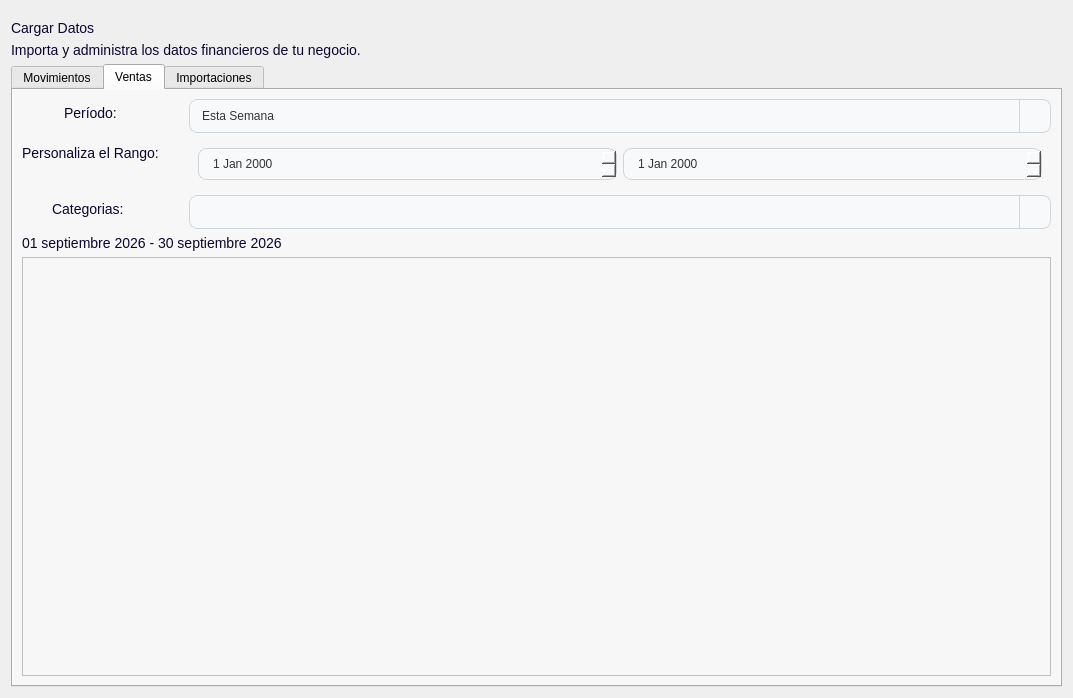
<?xml version="1.0" encoding="UTF-8"?>
<ui version="4.0">
 <class>Movimientos</class>
 <widget class="QWidget" name="Movimientos">
  <property name="geometry">
   <rect>
    <x>0</x>
    <y>0</y>
    <width>1073</width>
    <height>698</height>
   </rect>
  </property>
  <property name="windowTitle">
   <string>Form</string>
  </property>
  <property name="styleSheet">
   <string notr="true">QFrame[carta=&quot;Dashboard&quot;] {
    background-color: #FFFFFF;
    border: 1px solid #E4E0EA;
    border-radius: 12px;
}
#CargarDatos{
background-color:#f7f7f7;
}
QFrame{
background-color:#f7f7f7;
}

/*
-----------------------------------------------------------------------------------------------------
Textos
-----------------------------------------------------------------------------------------------------*/
QLabel{
background-color: transparent;
font-size: 14px;
color: #0E042F;
}
QLabel[texto=&quot;InputTexto&quot;]{
font-size: 16px;
font-weight: bold;
}
QLabel[texto=&quot;TituloPrincipal&quot;]{
font-size:22px;
font-weight:bold;
}
QLabel[texto=&quot;Valor&quot;]{
font-size:20px;
}
QLabel[texto=&quot;TituloSecundario&quot;]{
font-size:18px;
font-weight:bold;
}
QLabel[texto=&quot;Descripcion&quot;]{
font-size:16px;
color: #46315c;
}
QLabel[texto=&quot;Destacado&quot;]{
font-size:16px;
color: #0E042F;
font-weight: bold;
}


/*Botones*/
/* --- BOTÓN PRIMARIO --- */

QPushButton[boton=&quot;Primario&quot;] {
    border-radius: 10px;
    background-color: #5D38BB;
    font-weight: bold;
    color: #F7F7F7;
    font-size: 12pt;
    min-height: 40px;
    padding-left: 20px;
    padding-right: 20px;
	width: 200px;
}

QPushButton[boton=&quot;Primario&quot;]:hover {
    background-color: #744BCC;
}

QPushButton[boton=&quot;Primario&quot;]:pressed {
    background-color: #472A8F;
}

/* --- BOTÓN SECUNDARIO --- */

QPushButton[boton=&quot;Secundario&quot;] {
    border-radius: 10px;
    background-color: rgba(161, 147, 204, 0.7);
    font-weight: bold;
    color: #5D38BB;
    font-size: 18px;
    min-height: 40px;
	width: 250px;
}

QPushButton[boton=&quot;Secundario&quot;]:hover {
    background-color: rgba(161, 147, 204, 0.9);
}

QPushButton[boton=&quot;Secundario&quot;]:pressed {
    background-color: rgba(131, 117, 174, 0.9);
}
/* --- ESTILO DEL QCOMBOBOX --- */
/* --- ESTADO BASE --- */
QLineEdit, QDateEdit, QPlainTextEdit, QComboBox {
    background-color: #F8F9FA; 
    border: 1px solid #D1D5DB; 
    border-radius: 8px;     
    padding: 8px 12px;         
    color: #333333;          
}

/* --- CUANDO EL MOUSE ESTÁ ENCIMA (HOVER) --- */
QLineEdit:hover, QDateEdit:hover, QPlainTextEdit:hover, QComboBox:hover {
    border: 1px solid #9CA3AF;
    background-color: #F3F4F6;
}

/* --- CUANDO TIENE EL FOCO / SE ESTÁ ESCRIBIENDO (FOCUS) --- */
QLineEdit:focus, QDateEdit:focus, QPlainTextEdit:focus, QComboBox:focus {
    border: 2px solid #744bcc;
    background-color: #FFFFFF;
}

/* --- CUANDO EL CAMPO ESTÁ DESHABILITADO (DISABLED) --- */
QLineEdit:disabled, QDateEdit:disabled, QPlainTextEdit:disabled, QComboBox:disabled {
    background-color: #E5E7EB;
    color: #9CA3AF;
    border: 1px solid #D1D5DB;
}

/* --- ESTILO ESPECÍFICO PARA EL BOTÓN DE FLECHA EN QDATEEDIT --- */
QDateEdit::drop-down {
    subcontrol-origin: padding;
    subcontrol-position: top right;
    width: 20px;
    border-left-width: 1px;
    border-left-color: #D1D5DB;
    border-left-style: solid;
    border-top-right-radius: 8px;
    border-bottom-right-radius: 8px;
}

/* --- ESTILO DEL QCOMBOBOX --- */
QComboBox {
    background-color: #F8F9FA;
    border: 1px solid #D1D5DB;
    border-radius: 8px;
    padding: 8px 12px;
    padding-right: 30px;
    color: #333333;
}

QComboBox:hover {
    border: 1px solid #9CA3AF;
    background-color: #F3F4F6;
}

QComboBox:focus {
    border: 2px solid #744bcc;
    background-color: #FFFFFF;
}

QComboBox:disabled {
    background-color: #E5E7EB;
    color: #9CA3AF;
    border: 1px solid #D1D5DB;
}

/* --- BOTÓN DE DESPLEGAR --- */
QComboBox::drop-down {
    subcontrol-origin: padding;
    subcontrol-position: top right;
    width: 30px;
    border-left: 1px solid #D1D5DB;
    border-top-right-radius: 8px;
    border-bottom-right-radius: 8px;
}

/* --- FLECHA --- */
QComboBox::down-arrow {
    image: url(:/icons/chevron.svg);
    width: 12px;
    height: 12px;
}
/* --- LISTA DESPLEGABLE DEL QCOMBOBOX --- */
QComboBox QAbstractItemView {
    background-color: #FFFFFF;
    border: 1px solid #D1D5DB;
    border-radius: 8px;
    padding: 4px;
    color: #333333;
    selection-background-color: #744bcc;
    selection-color: #FFFFFF;
}

/* --- HOVER DE LOS ELEMENTOS DEL QCOMBOBOX --- */
QComboBox QAbstractItemView::item:hover {
    background-color: #F3F4F6;
    color: #333333;
}</string>
  </property>
  <layout class="QVBoxLayout" name="verticalLayout">
   <property name="topMargin">
    <number>20</number>
   </property>
   <item>
    <widget class="QLabel" name="lblTitulo">
     <property name="maximumSize">
      <size>
       <width>16777215</width>
       <height>50</height>
      </size>
     </property>
     <property name="text">
      <string>Cargar Datos</string>
     </property>
     <property name="texto" stdset="0">
      <string>TituloPrincipal</string>
     </property>
    </widget>
   </item>
   <item>
    <widget class="QLabel" name="lblDescripcion">
     <property name="maximumSize">
      <size>
       <width>16777215</width>
       <height>50</height>
      </size>
     </property>
     <property name="text">
      <string>Importa y administra los datos financieros de tu negocio.</string>
     </property>
     <property name="texto" stdset="0">
      <string>Descripcion</string>
     </property>
    </widget>
   </item>
   <item>
    <widget class="QTabWidget" name="tabWidget">
     <property name="accessibleName">
      <string>Movimientos</string>
     </property>
     <property name="styleSheet">
      <string notr="true">QTabWidget {
		background-color:#f7f7f7;
    }
QTabWidget::pane {
    border: none;
    background-color: #f7f7f7;
}
QTabWidget &gt; QWidget {
    background-color: #f7f7f7;
}
QTabBar::tab {
    background: #F1EFF6;
    color: #46315c;

    padding: 10px 28px;

    border: none;
    border-radius: 8px;

    margin-right: 6px;
	min-width: 50px; 
    font-family: &quot;Manrope&quot;;
    font-size: 14px;
    font-weight: 600;
}

QTabBar::tab:hover {
    background: #E8E5F0;
    color: #16094C;
}

QTabBar::tab:selected {
    background: #16094C;
    color: white;
}
/* 
-----------------------------------------------------------------------------------------------------
Tabla (Optimizado para QTableView)
-----------------------------------------------------------------------------------------------------
*/

QTableView {
    background-color: #FFFFFF;
    border: 1px solid #E4E0EA;
    border-radius: 10px;
    gridline-color: #EAE7EF;
    font-size: 14px;
    color: #0E042F;
    selection-background-color: #EEEAF5;
    selection-color: #0E042F;
}

/* Encabezados (Horizontal y Vertical) */
QTableView QHeaderView::section {
    background-color: #F5F3F8;
    color: #0E042F;
    font-size: 14px;
    font-weight: bold;
    border: none;
    border-bottom: 1px solid #E4E0EA;
    padding: 10px;
}

/* Forzar que el encabezado horizontal se alinee bien con el estilo */
QHeaderView {
    background-color: #F5F3F8;
    border-top-left-radius: 9px;
    border-top-right-radius: 9px;
}

/* Celdas individuales */
QTableView::item {
    padding: 8px;
    border: none;
}

/* Fila seleccionada */
QTableView::item:selected {
    background-color: #EEEAF5;
    color: #0E042F;
}

/* Esquina superior izquierda (intersección de encabezados) */
QTableView QTableCornerButton::section {
    background-color: #F5F3F8;
    border: none;
    border-top-left-radius: 9px;
}

/* --- SCROLLBAR VERTICAL --- */
QTableView QScrollBar:vertical {
    background-color: transparent;
    width: 8px;
    margin: 4px 2px 4px 2px;
}

QTableView QScrollBar::handle:vertical {
    background-color: #C9C1D5;
    border-radius: 4px;
    min-height: 30px;
}

/* Ocultar flechas del scrollbar */
QTableView QScrollBar::add-line:vertical,
QTableView QScrollBar::sub-line:vertical,
QTableView QScrollBar::add-page:vertical,
QTableView QScrollBar::sub-page:vertical {
    background: none;
    height: 0px;
}

/* --- SCROLLBAR HORIZONTAL (Opcional, para mantener coherencia visual) --- */
QTableView QScrollBar:horizontal {
    background-color: transparent;
    height: 8px;
    margin: 2px 4px 2px 4px;
}

QTableView QScrollBar::handle:horizontal {
    background-color: #C9C1D5;
    border-radius: 4px;
    min-width: 30px;
}

QTableView QScrollBar::add-line:horizontal,
QTableView QScrollBar::sub-line:horizontal,
QTableView QScrollBar::add-page:horizontal,
QTableView QScrollBar::sub-page:horizontal {
    background: none;
    width: 0px;
}</string>
     </property>
     <property name="currentIndex">
      <number>1</number>
     </property>
     <widget class="QWidget" name="Movimientos_2">
      <attribute name="title">
       <string>Movimientos</string>
      </attribute>
      <layout class="QVBoxLayout" name="verticalLayout_4">
       <item>
        <layout class="QFormLayout" name="formLayout">
         <property name="sizeConstraint">
          <enum>QLayout::SetDefaultConstraint</enum>
         </property>
         <property name="labelAlignment">
          <set>Qt::AlignCenter</set>
         </property>
         <property name="formAlignment">
          <set>Qt::AlignCenter</set>
         </property>
         <property name="horizontalSpacing">
          <number>30</number>
         </property>
         <property name="verticalSpacing">
          <number>0</number>
         </property>
         <item row="0" column="0">
          <widget class="QLabel" name="label_5">
           <property name="text">
            <string>Período:</string>
           </property>
           <property name="texto" stdset="0">
            <string>Destacado</string>
           </property>
          </widget>
         </item>
         <item row="0" column="1">
          <widget class="QComboBox" name="periodoMov">
           <item>
            <property name="text">
             <string>Esta Semana</string>
            </property>
           </item>
           <item>
            <property name="text">
             <string>Este Mes</string>
            </property>
           </item>
           <item>
            <property name="text">
             <string>Los Últimos 3 Meses</string>
            </property>
           </item>
           <item>
            <property name="text">
             <string>Último Año</string>
            </property>
           </item>
           <item>
            <property name="text">
             <string>Personalizado</string>
            </property>
           </item>
          </widget>
         </item>
         <item row="2" column="0">
          <widget class="QLabel" name="label">
           <property name="text">
            <string>Tipo de Movimiento:</string>
           </property>
           <property name="texto" stdset="0">
            <string>Destacado</string>
           </property>
          </widget>
         </item>
         <item row="2" column="1">
          <widget class="QComboBox" name="tipoMov"/>
         </item>
         <item row="3" column="0">
          <widget class="QLabel" name="label_2">
           <property name="text">
            <string>Buscar por Descripción:</string>
           </property>
           <property name="texto" stdset="0">
            <string>Destacado</string>
           </property>
          </widget>
         </item>
         <item row="3" column="1">
          <widget class="QPlainTextEdit" name="buscar">
           <property name="maximumSize">
            <size>
             <width>16777215</width>
             <height>50</height>
            </size>
           </property>
           <property name="placeholderText">
            <string>Busca por la Descripción...</string>
           </property>
          </widget>
         </item>
         <item row="1" column="0">
          <widget class="QLabel" name="lblPersonalizar">
           <property name="text">
            <string>Personaliza el Rango:</string>
           </property>
           <property name="texto" stdset="0">
            <string>Destacado</string>
           </property>
          </widget>
         </item>
         <item row="1" column="1">
          <widget class="QWidget" name="contenedorFechas" native="true">
           <property name="maximumSize">
            <size>
             <width>16777215</width>
             <height>50</height>
            </size>
           </property>
           <layout class="QHBoxLayout" name="horizontalLayout">
            <item>
             <widget class="QDateEdit" name="rangoInicio"/>
            </item>
            <item>
             <widget class="QDateEdit" name="rangoFinal"/>
            </item>
           </layout>
          </widget>
         </item>
        </layout>
       </item>
       <item>
        <widget class="QLabel" name="lblPeriodo">
         <property name="text">
          <string>01 septiembre 2026 - 30 septiembre 2026  </string>
         </property>
         <property name="texto" stdset="0">
          <string>Descripcion</string>
         </property>
        </widget>
       </item>
       <item>
        <widget class="QTableView" name="movimientosTable"/>
       </item>
      </layout>
     </widget>
     <widget class="QWidget" name="tab_2">
      <attribute name="title">
       <string>Ventas</string>
      </attribute>
      <layout class="QVBoxLayout" name="verticalLayout_3">
       <item>
        <layout class="QFormLayout" name="formLayout_2">
         <property name="sizeConstraint">
          <enum>QLayout::SetDefaultConstraint</enum>
         </property>
         <property name="labelAlignment">
          <set>Qt::AlignCenter</set>
         </property>
         <property name="formAlignment">
          <set>Qt::AlignCenter</set>
         </property>
         <property name="horizontalSpacing">
          <number>30</number>
         </property>
         <item row="0" column="0">
          <widget class="QLabel" name="label_6">
           <property name="text">
            <string>Período:</string>
           </property>
           <property name="texto" stdset="0">
            <string>Destacado</string>
           </property>
          </widget>
         </item>
         <item row="0" column="1">
          <widget class="QComboBox" name="periodoVentas">
           <item>
            <property name="text">
             <string>Esta Semana</string>
            </property>
           </item>
           <item>
            <property name="text">
             <string>Este Mes</string>
            </property>
           </item>
           <item>
            <property name="text">
             <string>Los Últimos 3 Meses</string>
            </property>
           </item>
           <item>
            <property name="text">
             <string>Último Año</string>
            </property>
           </item>
           <item>
            <property name="text">
             <string>Personalizado</string>
            </property>
           </item>
          </widget>
         </item>
         <item row="1" column="0">
          <widget class="QLabel" name="lblPersonalizarV">
           <property name="text">
            <string>Personaliza el Rango:</string>
           </property>
           <property name="texto" stdset="0">
            <string>Destacado</string>
           </property>
          </widget>
         </item>
         <item row="1" column="1">
          <widget class="QWidget" name="contenedorFechasV" native="true">
           <property name="maximumSize">
            <size>
             <width>16777215</width>
             <height>50</height>
            </size>
           </property>
           <layout class="QHBoxLayout" name="horizontalLayout_2">
            <item>
             <widget class="QDateEdit" name="rangoInicioV"/>
            </item>
            <item>
             <widget class="QDateEdit" name="rangoFinalV"/>
            </item>
           </layout>
          </widget>
         </item>
         <item row="2" column="0">
          <widget class="QLabel" name="label_8">
           <property name="text">
            <string>Categorias: </string>
           </property>
           <property name="texto" stdset="0">
            <string>Destacado</string>
           </property>
          </widget>
         </item>
         <item row="2" column="1">
          <widget class="QComboBox" name="categoriasVentas"/>
         </item>
        </layout>
       </item>
       <item>
        <widget class="QLabel" name="lblPeriodoV">
         <property name="text">
          <string>01 septiembre 2026 - 30 septiembre 2026  </string>
         </property>
         <property name="texto" stdset="0">
          <string>Descripcion</string>
         </property>
        </widget>
       </item>
       <item>
        <widget class="QTableView" name="ventasTable"/>
       </item>
      </layout>
     </widget>
     <widget class="QWidget" name="tab">
      <attribute name="title">
       <string>Importaciones</string>
      </attribute>
      <layout class="QVBoxLayout" name="verticalLayout_2">
       <item>
        <layout class="QFormLayout" name="formLayout_3">
         <property name="sizeConstraint">
          <enum>QLayout::SetDefaultConstraint</enum>
         </property>
         <property name="labelAlignment">
          <set>Qt::AlignCenter</set>
         </property>
         <property name="formAlignment">
          <set>Qt::AlignCenter</set>
         </property>
         <property name="horizontalSpacing">
          <number>30</number>
         </property>
         <property name="verticalSpacing">
          <number>0</number>
         </property>
         <item row="0" column="0">
          <widget class="QLabel" name="label_7">
           <property name="text">
            <string>Período:</string>
           </property>
           <property name="texto" stdset="0">
            <string>Destacado</string>
           </property>
          </widget>
         </item>
         <item row="0" column="1">
          <widget class="QComboBox" name="periodoImportacion">
           <item>
            <property name="text">
             <string>Esta Semana</string>
            </property>
           </item>
           <item>
            <property name="text">
             <string>Este Mes</string>
            </property>
           </item>
           <item>
            <property name="text">
             <string>Los Últimos 3 Meses</string>
            </property>
           </item>
           <item>
            <property name="text">
             <string>Último Año</string>
            </property>
           </item>
           <item>
            <property name="text">
             <string>Personalizado</string>
            </property>
           </item>
          </widget>
         </item>
         <item row="1" column="0">
          <widget class="QLabel" name="lblPersonalizarImp">
           <property name="text">
            <string>Personaliza el Rango:</string>
           </property>
           <property name="texto" stdset="0">
            <string>Destacado</string>
           </property>
          </widget>
         </item>
         <item row="1" column="1">
          <widget class="QWidget" name="contenedorFechasImp" native="true">
           <property name="maximumSize">
            <size>
             <width>16777215</width>
             <height>50</height>
            </size>
           </property>
           <layout class="QHBoxLayout" name="horizontalLayout_3">
            <item>
             <widget class="QDateEdit" name="rangoInicioImp"/>
            </item>
            <item>
             <widget class="QDateEdit" name="rangoFinalImp"/>
            </item>
           </layout>
          </widget>
         </item>
         <item row="2" column="0">
          <widget class="QLabel" name="label_4">
           <property name="text">
            <string>Buscar por Nombre:</string>
           </property>
           <property name="texto" stdset="0">
            <string>Destacado</string>
           </property>
          </widget>
         </item>
         <item row="2" column="1">
          <widget class="QPlainTextEdit" name="buscarNombre">
           <property name="maximumSize">
            <size>
             <width>16777215</width>
             <height>50</height>
            </size>
           </property>
           <property name="placeholderText">
            <string>Ingresa el nombre de un empleado para ver sus importaciones...</string>
           </property>
          </widget>
         </item>
        </layout>
       </item>
       <item>
        <widget class="QLabel" name="lblPeriodoImp">
         <property name="text">
          <string>01 septiembre 2026 - 30 septiembre 2026  </string>
         </property>
         <property name="texto" stdset="0">
          <string>Descripcion</string>
         </property>
        </widget>
       </item>
       <item>
        <widget class="QTableView" name="importacionesTablas"/>
       </item>
      </layout>
     </widget>
    </widget>
   </item>
  </layout>
 </widget>
 <resources>
  <include location="../../../resources/resources.qrc"/>
  <include location="../../../resources/resources.qrc"/>
 </resources>
 <connections/>
</ui>
